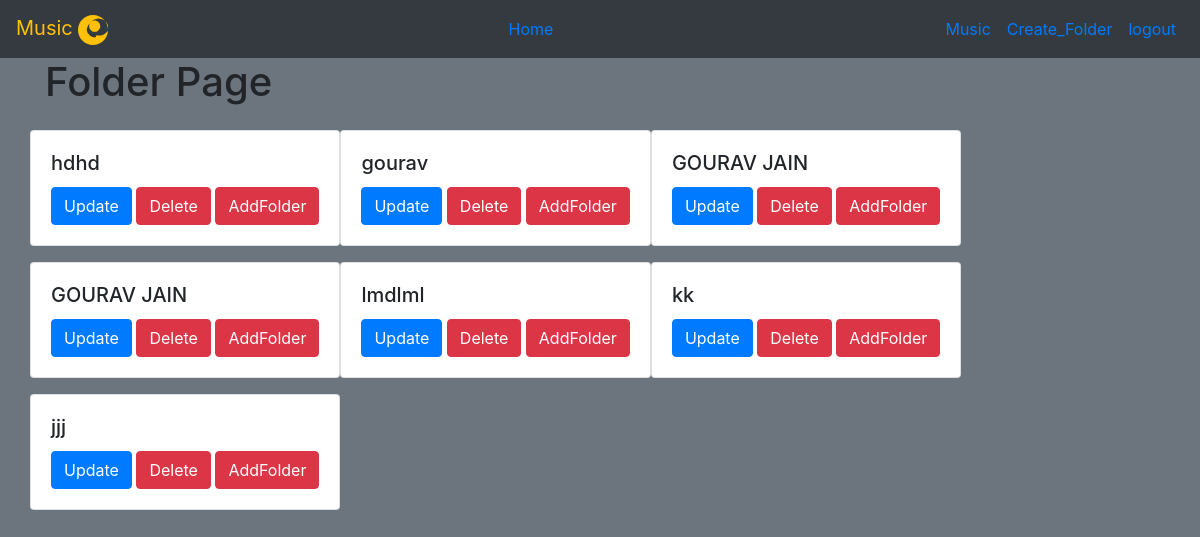
/folderpage/, run on an earlier commit of the app's database.
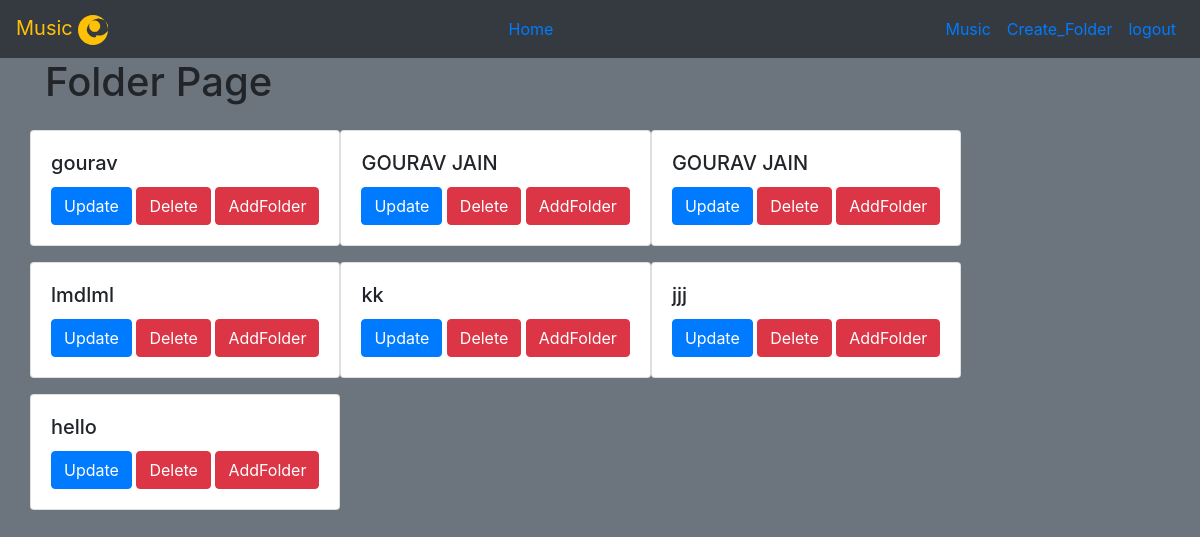
And on a later commit of the database.
### music/models.py (models this page shows, shortened)
class Folder(models.Model):
    name = models.CharField(max_length=100)
    owner = models.ForeignKey(User, on_delete=models.CASCADE)
    music_tracks = models.ManyToManyField(Music, related_name='folders')

### music/views.py (the view)
# urls.py: path('folderpage/' , views.folderpage , name="folderpage"),
def folderpage(request):
    folder= Folder.objects.all()
    return render(request, 'registration/folder.html',{'folder':folder})

### templates/registration/folder.html (shortened to what this page needs)
<!DOCTYPE html>
<html lang="en">
<head>
    <link href="https://stackpath.bootstrapcdn.com/bootstrap/4.5.2/css/bootstrap.min.css" rel="stylesheet">
</head>
</head>
<body class="bg-secondary">
<nav class="navbar navbar-expand-lg navbar-dark bg-dark">
  <a class="navbar-brand text-warning" href="#">
    Music
  </a>
  <div class="collapse navbar-collapse justify-content-center" id="navbarNav">
    <ul class="navbar-nav">
      <li class="nav-item active">
        <a class="nav-link active text-primary" href="{% url 'homepage' %}">Home</a>
      </li>
    </ul>
  </div>
  <ul class="navbar-nav ml-auto">
    <li class="nav-item">
        <a class="nav-link text-primary" href="{% url 'musicpage' %}">Music</a>
      </li>
    <li class="nav-item">
        <a class="nav-link text-primary" href="{% url 'create_folder' %}">Create_Folder</a>
      </li>
    <li class="nav-item">
      <a class="nav-link text-primary" href="{% url 'login' %}?next={% url 'logout' %}">logout</a>
    </li>
  </ul>
</nav>
<div class="container">
    <h1>Folder Page</h1>
    <div class="row">
        {% for item in folder %}
        <div class="card mt-3">
            <div class="card-body">
              <h5 class="card-title">{{ item.name }}</h5>
              <a href="{% url 'update_folder' folder_id=item.id %}" class="btn btn-primary">Update</a>
              <a href="{% url 'delete_folder' folder_id=item.id %}" class="btn btn-danger">Delete</a>
              <a href="{% url 'add_to_folder' folder_id=item.id %}" class="btn btn-danger">AddFolder</a>
            </div>
          </div>
        {% endfor %}
    </div>
</div>
</body>
</html>

What changed in the data, as far as the page shows it:
removed Folder: name "hdhd"
added Folder: name "hello"
